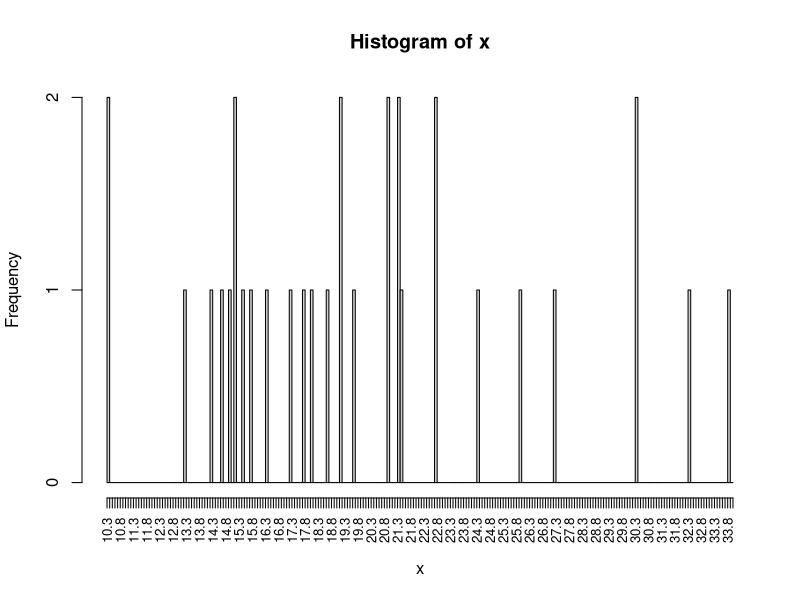

This figure's R source:
age <- c(NA, 9, 10, 4)

gender <- c(NA, "boy", "girl", "boy")
gender
factor(gender)
df <- data.frame(age, g=factor(gender))
names(df)
summary(df)
table(gender)
table(factor(gender))
table(age)
age
df[order(age, decreasing = T),]

mean(df$age, na.rm = T)

df
na.omit(df)

df$new <- c(1, 2, 3, 4)
df
df$new <- NULL
df2 <- df
df2
rbind(df, df2)

# Exercise 8.1
data("mtcars")

names(mtcars)
dim(mtcars) # 32 obj, 11 var
str(mtcars) # all numeric variable

names(mtcars)[4] = "horsepower"
mtcars[order(mtcars$mpg),]

mtcars[mtcars$mpg<30, 1:5]

x <- mtcars$mpg
summary(x)
sort(table(x), decreasing = T)

bin_breaks <- seq(from = min(x) - 0.1, to = max(x) + 0.1, by = 0.1)
hist(x, breaks = bin_breaks, xaxt = 'n')

axis(side = 1,          # 1 = bottom axis
     at = bin_breaks,   # Where to place the tick marks
     labels = bin_breaks, # What text to display at each tick
     las = 2,           # Rotate labels vertically (90 degrees) so they don't overlap
     cex.axis = 0.8) 
